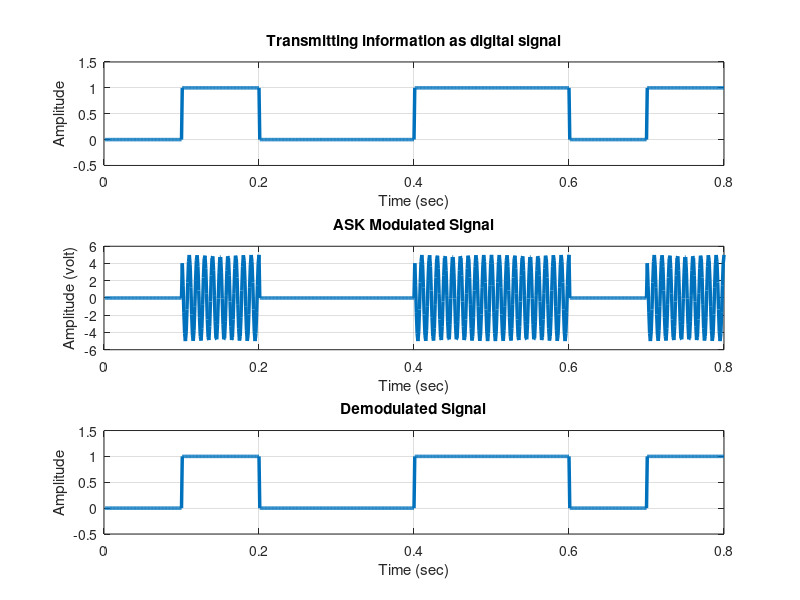

MATLAB code to generate this figure:
% MATLAB code for binary ASK modulation and demodulation
clear all; close all; clc;

bp = 0.1; % Bit period
bit = [0 1 0 0 1 1 0 1 ]; % Binary information to transmit
disp('Binary information at transmitter:');
disp(bit);
% Representation of transmitting binary information as digital signal
bit_rate = 1 / bp;
n = 100; % Number of samples per bit
digit = []; % Digital signal initialization

for i = 1:length(bit)
    if bit(i) == 1
        se = ones(1, n); % Set high for bit 1
    else
        se = zeros(1, n); % Set low for bit 0
    end
    digit = [digit se];
end

t1 = bp / 100 : bp / 100 : 100 * length(bit) * (bp / 100);
subplot(3, 1, 1);
plot(t1, digit, 'LineWidth', 2.5); grid on;
axis([0 bp * length(bit) -0.5 1.5]);
ylabel('Amplitude');
xlabel('Time (sec)');
title('Transmitting information as digital signal');

% Binary ASK Modulation
A1 = 5; % Amplitude of carrier signal for bit 1
A2 = 0; % Amplitude of carrier signal for bit 0
f = bit_rate * 10; % Carrier frequency

t2 = bp / 99 : bp / 99 : bp;
x = []; % Modulated signal initialization

for i = 1:length(bit)
    if bit(i) == 1
        y = A1 * cos(2 * pi * f * t2); % Carrier for bit 1
    else
        y = A2 * cos(2 * pi * f * t2); % Carrier for bit 0
    end
    x = [x y];
end

t3 = bp / 99 : bp / 99 : bp * length(bit);
subplot(3, 1, 2);
plot(t3, x, 'LineWidth', 2.5); grid on;
xlabel('Time (sec)');
ylabel('Amplitude (volt)');
title('ASK Modulated Signal');

% Binary ASK Demodulation
demodulated_bit = []; % Demodulated binary sequence
for i = 1:length(bit)
    % Extract each bit duration segment from the modulated signal
    segment = x((i-1)*length(t2)+1:i*length(t2));
    
    % Calculate the mean amplitude of the segment
    mean_amplitude = mean(abs(segment));
    
    % Decision threshold: if mean amplitude is closer to A1, it's bit 1; else bit 0
    if mean_amplitude > A1 / 2
        demodulated_bit = [demodulated_bit 1];
    else
        demodulated_bit = [demodulated_bit 0];
    end
end

% Plotting demodulated signal
disp('Demodulated binary information at receiver:');
disp(demodulated_bit);

% Digital representation of demodulated data
demodulated_signal = [];
for i = 1:length(demodulated_bit)
    if demodulated_bit(i) == 1
        se = ones(1, n); % High for bit 1
    else
        se = zeros(1, n); % Low for bit 0
    end
    demodulated_signal = [demodulated_signal se];
end

subplot(3, 1, 3);
plot(t1, demodulated_signal, 'LineWidth', 2.5); grid on;
axis([0 bp * length(bit) -0.5 1.5]);
ylabel('Amplitude');
xlabel('Time (sec)');
title('Demodulated Signal');